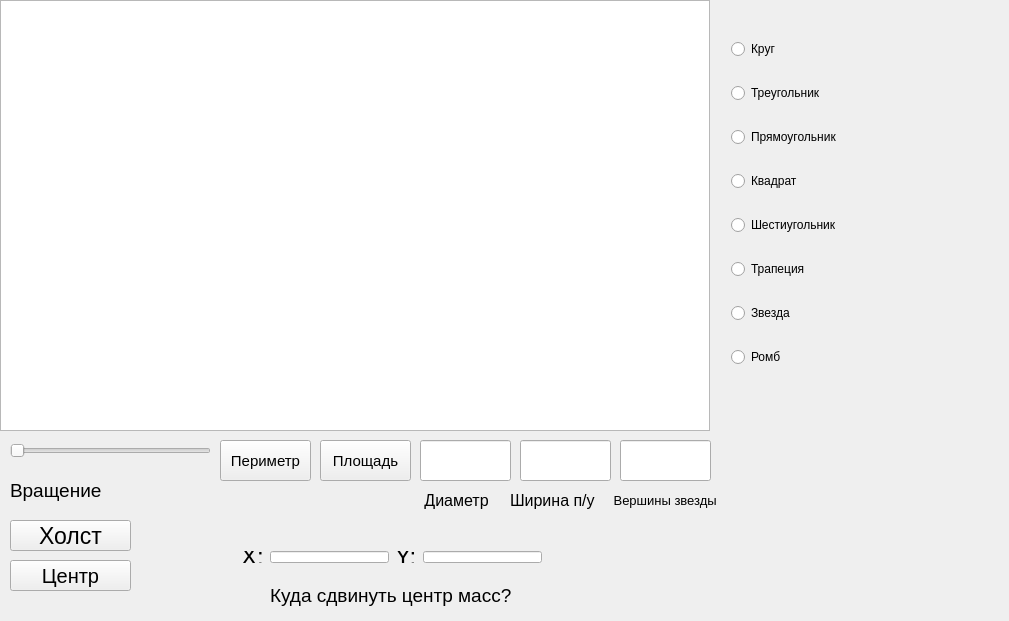
<?xml version="1.0" encoding="UTF-8"?>
<ui version="4.0">
 <class>task2Class</class>
 <widget class="QWidget" name="task2Class">
  <property name="enabled">
   <bool>true</bool>
  </property>
  <property name="geometry">
   <rect>
    <x>0</x>
    <y>0</y>
    <width>1009</width>
    <height>621</height>
   </rect>
  </property>
  <property name="windowTitle">
   <string>task2</string>
  </property>
  <widget class="QGraphicsView" name="graphicsView">
   <property name="geometry">
    <rect>
     <x>0</x>
     <y>0</y>
     <width>710</width>
     <height>431</height>
    </rect>
   </property>
   <property name="sizePolicy">
    <sizepolicy hsizetype="Fixed" vsizetype="Fixed">
     <horstretch>0</horstretch>
     <verstretch>0</verstretch>
    </sizepolicy>
   </property>
  </widget>
  <widget class="QWidget" name="layoutWidget">
   <property name="geometry">
    <rect>
     <x>720</x>
     <y>10</y>
     <width>151</width>
     <height>391</height>
    </rect>
   </property>
   <layout class="QVBoxLayout" name="verticalLayout">
    <item>
     <widget class="QRadioButton" name="circleBtn">
      <property name="autoFillBackground">
       <bool>true</bool>
      </property>
      <property name="text">
       <string>Круг</string>
      </property>
     </widget>
    </item>
    <item>
     <widget class="QRadioButton" name="triangleBtn">
      <property name="autoFillBackground">
       <bool>true</bool>
      </property>
      <property name="text">
       <string>Треугольник</string>
      </property>
     </widget>
    </item>
    <item>
     <widget class="QRadioButton" name="rectBtn">
      <property name="autoFillBackground">
       <bool>true</bool>
      </property>
      <property name="text">
       <string>Прямоугольник</string>
      </property>
     </widget>
    </item>
    <item>
     <widget class="QRadioButton" name="squareBtn">
      <property name="autoFillBackground">
       <bool>true</bool>
      </property>
      <property name="text">
       <string>Квадрат</string>
      </property>
     </widget>
    </item>
    <item>
     <widget class="QRadioButton" name="hexagonBtn">
      <property name="autoFillBackground">
       <bool>true</bool>
      </property>
      <property name="text">
       <string>Шестиугольник</string>
      </property>
     </widget>
    </item>
    <item>
     <widget class="QRadioButton" name="trapezoidBtn">
      <property name="autoFillBackground">
       <bool>true</bool>
      </property>
      <property name="text">
       <string>Трапеция</string>
      </property>
     </widget>
    </item>
    <item>
     <widget class="QRadioButton" name="starBtn">
      <property name="autoFillBackground">
       <bool>true</bool>
      </property>
      <property name="text">
       <string>Звезда</string>
      </property>
     </widget>
    </item>
    <item>
     <widget class="QRadioButton" name="rhombusBtn">
      <property name="autoFillBackground">
       <bool>true</bool>
      </property>
      <property name="text">
       <string>Ромб</string>
      </property>
     </widget>
    </item>
   </layout>
  </widget>
  <widget class="QSlider" name="rotationSlider">
   <property name="geometry">
    <rect>
     <x>10</x>
     <y>440</y>
     <width>201</width>
     <height>21</height>
    </rect>
   </property>
   <property name="autoFillBackground">
    <bool>true</bool>
   </property>
   <property name="orientation">
    <enum>Qt::Horizontal</enum>
   </property>
  </widget>
  <widget class="QLabel" name="label">
   <property name="geometry">
    <rect>
     <x>10</x>
     <y>470</y>
     <width>91</width>
     <height>41</height>
    </rect>
   </property>
   <property name="font">
    <font>
     <pointsize>14</pointsize>
    </font>
   </property>
   <property name="autoFillBackground">
    <bool>true</bool>
   </property>
   <property name="text">
    <string>Вращение</string>
   </property>
  </widget>
  <widget class="QPushButton" name="perim">
   <property name="geometry">
    <rect>
     <x>220</x>
     <y>440</y>
     <width>91</width>
     <height>41</height>
    </rect>
   </property>
   <property name="font">
    <font>
     <pointsize>11</pointsize>
    </font>
   </property>
   <property name="text">
    <string>Периметр</string>
   </property>
  </widget>
  <widget class="QPushButton" name="area">
   <property name="geometry">
    <rect>
     <x>320</x>
     <y>440</y>
     <width>91</width>
     <height>41</height>
    </rect>
   </property>
   <property name="font">
    <font>
     <pointsize>11</pointsize>
    </font>
   </property>
   <property name="text">
    <string>Площадь</string>
   </property>
  </widget>
  <widget class="QLabel" name="lbl">
   <property name="geometry">
    <rect>
     <x>220</x>
     <y>490</y>
     <width>191</width>
     <height>31</height>
    </rect>
   </property>
   <property name="font">
    <font>
     <pointsize>14</pointsize>
    </font>
   </property>
   <property name="text">
    <string/>
   </property>
  </widget>
  <widget class="QLineEdit" name="diam">
   <property name="geometry">
    <rect>
     <x>420</x>
     <y>440</y>
     <width>91</width>
     <height>41</height>
    </rect>
   </property>
   <property name="font">
    <font>
     <pointsize>12</pointsize>
    </font>
   </property>
   <property name="inputMask">
    <string>000</string>
   </property>
   <property name="text">
    <string/>
   </property>
  </widget>
  <widget class="QPushButton" name="canvas">
   <property name="geometry">
    <rect>
     <x>10</x>
     <y>520</y>
     <width>121</width>
     <height>31</height>
    </rect>
   </property>
   <property name="font">
    <font>
     <pointsize>17</pointsize>
    </font>
   </property>
   <property name="autoFillBackground">
    <bool>true</bool>
   </property>
   <property name="text">
    <string>Холст</string>
   </property>
  </widget>
  <widget class="QLabel" name="degree">
   <property name="geometry">
    <rect>
     <x>120</x>
     <y>470</y>
     <width>49</width>
     <height>41</height>
    </rect>
   </property>
   <property name="font">
    <font>
     <pointsize>13</pointsize>
    </font>
   </property>
   <property name="autoFillBackground">
    <bool>true</bool>
   </property>
   <property name="text">
    <string/>
   </property>
  </widget>
  <widget class="QLabel" name="label_2">
   <property name="geometry">
    <rect>
     <x>420</x>
     <y>490</y>
     <width>71</width>
     <height>20</height>
    </rect>
   </property>
   <property name="font">
    <font>
     <pointsize>12</pointsize>
    </font>
   </property>
   <property name="text">
    <string> Диаметр</string>
   </property>
  </widget>
  <widget class="QLabel" name="label_3">
   <property name="geometry">
    <rect>
     <x>470</x>
     <y>510</y>
     <width>49</width>
     <height>16</height>
    </rect>
   </property>
   <property name="text">
    <string/>
   </property>
  </widget>
  <widget class="QLineEdit" name="width">
   <property name="geometry">
    <rect>
     <x>520</x>
     <y>440</y>
     <width>91</width>
     <height>41</height>
    </rect>
   </property>
   <property name="font">
    <font>
     <pointsize>12</pointsize>
    </font>
   </property>
   <property name="inputMask">
    <string>000</string>
   </property>
  </widget>
  <widget class="QLabel" name="label_4">
   <property name="geometry">
    <rect>
     <x>510</x>
     <y>490</y>
     <width>101</width>
     <height>21</height>
    </rect>
   </property>
   <property name="font">
    <font>
     <pointsize>12</pointsize>
    </font>
   </property>
   <property name="text">
    <string>Ширина п/у</string>
   </property>
  </widget>
  <widget class="QLineEdit" name="vertices">
   <property name="geometry">
    <rect>
     <x>620</x>
     <y>440</y>
     <width>91</width>
     <height>41</height>
    </rect>
   </property>
   <property name="inputMask">
    <string>00</string>
   </property>
  </widget>
  <widget class="QLabel" name="label_5">
   <property name="geometry">
    <rect>
     <x>610</x>
     <y>480</y>
     <width>111</width>
     <height>41</height>
    </rect>
   </property>
   <property name="font">
    <font>
     <pointsize>10</pointsize>
    </font>
   </property>
   <property name="text">
    <string> Вершины звезды</string>
   </property>
  </widget>
  <widget class="QPushButton" name="centre">
   <property name="geometry">
    <rect>
     <x>10</x>
     <y>560</y>
     <width>121</width>
     <height>31</height>
    </rect>
   </property>
   <property name="font">
    <font>
     <pointsize>15</pointsize>
    </font>
   </property>
   <property name="autoFillBackground">
    <bool>true</bool>
   </property>
   <property name="text">
    <string>Центр</string>
   </property>
  </widget>
  <widget class="QLabel" name="X">
   <property name="geometry">
    <rect>
     <x>0</x>
     <y>500</y>
     <width>81</width>
     <height>20</height>
    </rect>
   </property>
   <property name="font">
    <font>
     <pointsize>12</pointsize>
    </font>
   </property>
   <property name="text">
    <string/>
   </property>
  </widget>
  <widget class="QLabel" name="Y">
   <property name="geometry">
    <rect>
     <x>110</x>
     <y>580</y>
     <width>81</width>
     <height>21</height>
    </rect>
   </property>
   <property name="font">
    <font>
     <pointsize>12</pointsize>
    </font>
   </property>
   <property name="text">
    <string/>
   </property>
  </widget>
  <widget class="QLabel" name="label_6">
   <property name="geometry">
    <rect>
     <x>270</x>
     <y>580</y>
     <width>251</width>
     <height>31</height>
    </rect>
   </property>
   <property name="font">
    <font>
     <pointsize>14</pointsize>
    </font>
   </property>
   <property name="text">
    <string>Куда сдвинуть центр масс?</string>
   </property>
  </widget>
  <widget class="QWidget" name="layoutWidget">
   <property name="geometry">
    <rect>
     <x>230</x>
     <y>540</y>
     <width>323</width>
     <height>34</height>
    </rect>
   </property>
   <layout class="QHBoxLayout" name="horizontalLayout">
    <item>
     <widget class="QLabel" name="label_7">
      <property name="font">
       <font>
        <pointsize>18</pointsize>
       </font>
      </property>
      <property name="text">
       <string>X:</string>
      </property>
     </widget>
    </item>
    <item>
     <widget class="QLineEdit" name="XC">
      <property name="inputMask">
       <string>#00</string>
      </property>
     </widget>
    </item>
    <item>
     <widget class="QLabel" name="label_8">
      <property name="font">
       <font>
        <pointsize>18</pointsize>
       </font>
      </property>
      <property name="text">
       <string>Y:</string>
      </property>
     </widget>
    </item>
    <item>
     <widget class="QLineEdit" name="YC">
      <property name="inputMask">
       <string>#00</string>
      </property>
     </widget>
    </item>
   </layout>
  </widget>
 </widget>
 <layoutdefault spacing="6" margin="11"/>
 <resources>
  <include location="task2.qrc"/>
 </resources>
 <connections/>
</ui>
